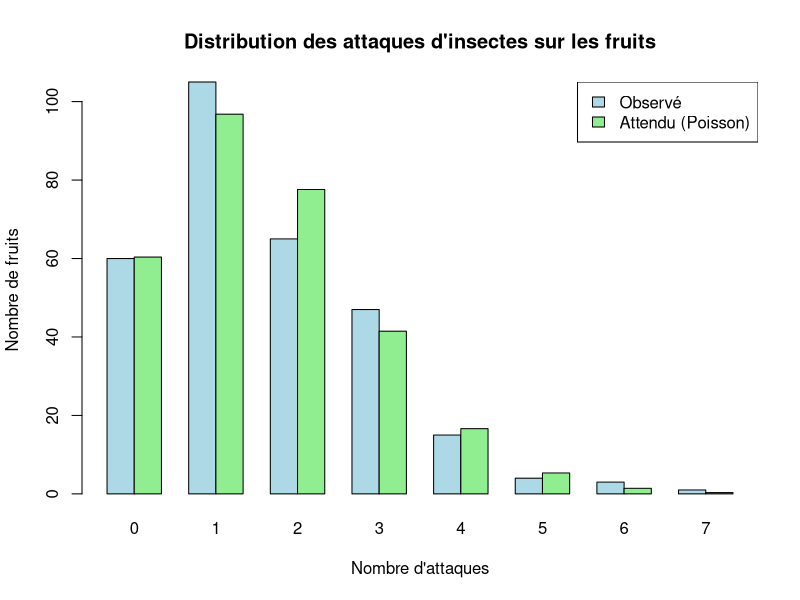

This chart was generated by the following R code:
# https://github.com/BreizhHardware/TD-R/tree/main/TP6

# Données du problème
attaques <- 0:7
nb_fruits <- c(60, 105, 65, 47, 15, 4, 3, 1)
total <- sum(nb_fruits)

# Estimation du paramètre λ
lambda_est <- sum(attaques * nb_fruits) / total

# Fréquences attendues selon une loi de Poisson P(λ)
frequences_attendues <- dpois(attaques, lambda = lambda_est) * total

# Affichage des résultats
cat("Analyse du comportement des insectes attaquant les fruits\n")
cat("------------------------------------------------------\n")
cat(sprintf("Nombre total de fruits : %d\n", total))
cat(sprintf("Paramètre λ estimé : %.4f\n\n", lambda_est))

cat("Nombre d'attaques | Observé | Attendu (Poisson) | Écart\n")
cat("--------------------------------------------------------\n")
for (i in seq_along(attaques)) {
  ecart <- (nb_fruits[i] - frequences_attendues[i])^2 / frequences_attendues[i]
  cat(sprintf("%16d | %7d | %16.2f | %5.2f\n",
              attaques[i], nb_fruits[i], frequences_attendues[i], ecart))
}

# Test d'ajustement du chi-deux
chi_squared <- sum((nb_fruits - frequences_attendues)^2 / frequences_attendues)
df <- length(attaques) - 1 - 1  # -1 pour le paramètre estimé
p_value <- pchisq(chi_squared, df, lower.tail = FALSE)
alpha <- 0.05

# Résultats du test
cat("\nTest du chi-deux d'ajustement à une loi de Poisson\n")
cat("------------------------------------------------\n")
cat("H0: Les attaques suivent une loi de Poisson (attaques indépendantes)\n")
cat("H1: Les attaques ne suivent pas une loi de Poisson (comportement grégaire)\n\n")
cat(sprintf("Chi-deux calculé: %.4f\n", chi_squared))
cat(sprintf("Degrés de liberté: %d\n", df))
cat(sprintf("p-value: %.4f\n", p_value))

# Conclusion
cat("\nConclusion:\n")
if (p_value < alpha) {
  cat(sprintf("Comme p-value = %.4f < %.2f, nous rejetons H0.\n", p_value, alpha))
  cat("Le comportement des insectes est significativement grégaire.\n")
} else {
  cat(sprintf("Comme p-value = %.4f > %.2f, nous ne pouvons pas rejeter H0.\n", p_value, alpha))
  cat("On ne peut pas affirmer que le comportement des insectes est significativement grégaire.\n")
}

# Vérification avec la fonction intégrée
chi_test <- chisq.test(nb_fruits, p = dpois(attaques, lambda = lambda_est), rescale.p = TRUE)
cat("\nRésultat avec la fonction intégrée chisq.test():\n")
print(chi_test)

# Graphique comparatif
barplot_data <- rbind(nb_fruits, frequences_attendues)
barplot(barplot_data, beside = TRUE, col = c("lightblue", "lightgreen"),
        names.arg = attaques,
        main = "Distribution des attaques d'insectes sur les fruits",
        xlab = "Nombre d'attaques",
        ylab = "Nombre de fruits")
legend("topright", legend = c("Observé", "Attendu (Poisson)"),
       fill = c("lightblue", "lightgreen"))